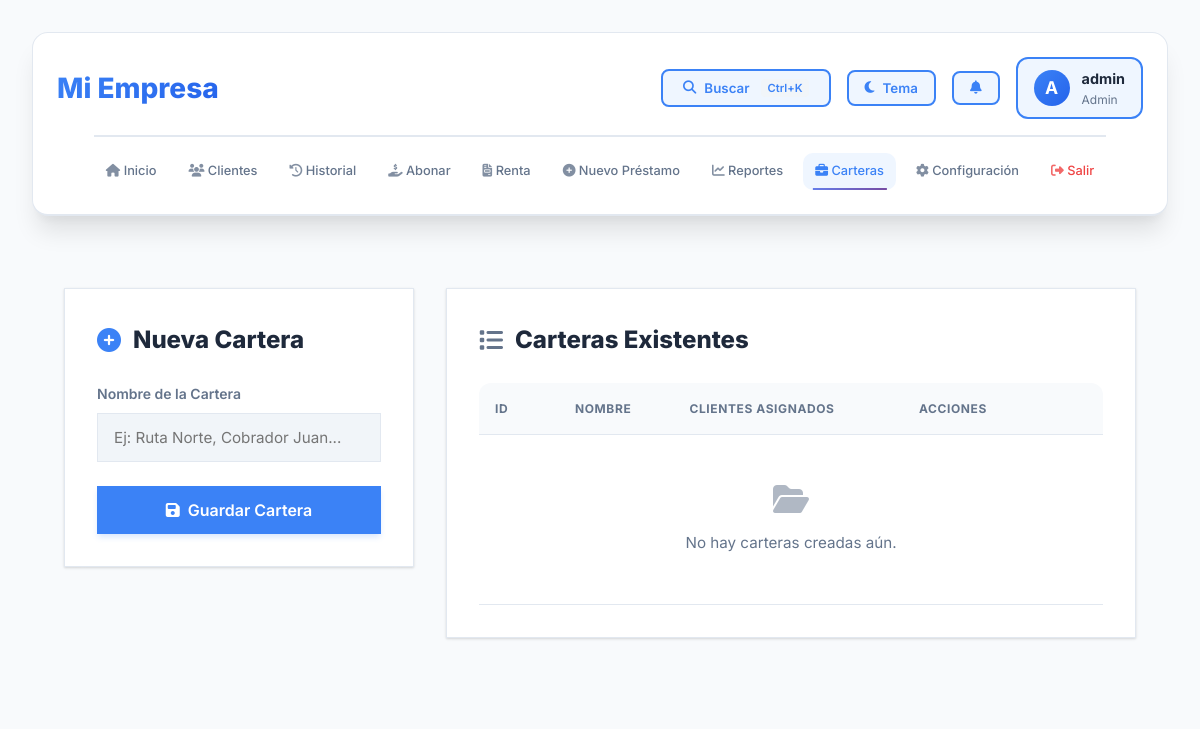
The page /portfolios.php (signed in) on the database as committed earlier.
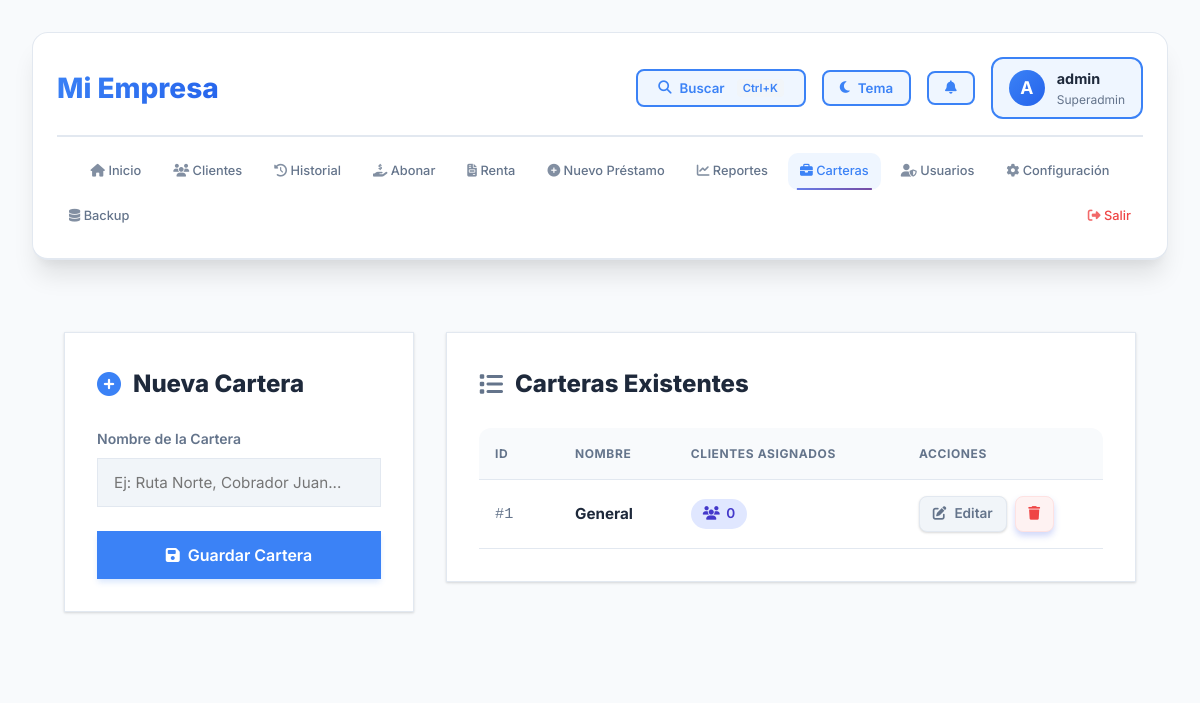
The same page on the database as committed later.
### tables this page shows
CREATE TABLE IF NOT EXISTS portfolios (
    id INT AUTO_INCREMENT PRIMARY KEY,
    name VARCHAR(255) UNIQUE NOT NULL,
    created_at TIMESTAMP DEFAULT CURRENT_TIMESTAMP
);

### portfolios.php (the view, shortened to what this page needs)
<?php
require 'db.php';
$stmt_settings = $pdo->query("SELECT * FROM settings WHERE id = 1");
$settings = $stmt_settings->fetch();
$company_name = $settings['company_name'] ?? 'Sistema de Préstamos';
$user_role = $_SESSION['role'] ?? 'admin';
$edit_portfolio = null;
$portfolios = $pdo->query("
    SELECT p.*, COUNT(c.id) as client_count
    FROM portfolios p
    LEFT JOIN clients c ON p.id = c.portfolio_id
    GROUP BY p.id
    ORDER BY p.name ASC
")->fetchAll();
require 'components/enhanced_header.php';
?>
<div class="container">
    <div class="main-grid">
        <div class="card">
            <h2>
                <i class="fas fa-<?= $edit_portfolio ? 'edit' : 'plus-circle' ?>"
                    style="color: var(--primary-color);"></i>
                <?= $edit_portfolio ? 'Editar Cartera' : 'Nueva Cartera' ?>
            </h2>
            <form method="POST">
                <div class="form-group">
                    <label>Nombre de la Cartera</label>
                    <input type="text" name="name" class="form-control" required
                        value="<?= $edit_portfolio ? htmlspecialchars($edit_portfolio['name']) : '' ?>"
                        placeholder="Ej: Ruta Norte, Cobrador Juan...">
                </div>
                <div style="display: flex; flex-direction: column; gap: 1rem;">
                    <button type="submit" class="btn btn-primary btn-block">
                        <i class="fas fa-save"></i>
                        <?= $edit_portfolio ? 'Actualizar' : 'Guardar' ?> Cartera
                    </button>
                </div>
            </form>
        </div>
        <div class="card">
            <h2><i class="fas fa-list" style="color: var(--text-secondary);"></i> Carteras Existentes</h2>
            <div class="table-container">
                <table class="modern-table">
                    <thead>
                        <tr>
                            <th style="width: 80px;">ID</th>
                            <th>Nombre</th>
                            <th>Clientes Asignados</th>
                            <th style="width: 200px;">Acciones</th>
                        </tr>
                    </thead>
                    <tbody>
                        <?php foreach ($portfolios as $portfolio): ?>
                            <tr>
                                <td><span
                                        style="font-family: monospace; color: var(--text-secondary);">#<?= $portfolio['id'] ?></span>
                                </td>
                                <td><strong><?= htmlspecialchars($portfolio['name']) ?></strong></td>
                                <td>
                                    <span class="badge-clients">
                                        <i class="fas fa-users"></i> <?= $portfolio['client_count'] ?>
                                    </span>
                                </td>
                                <td>
                                    <div class="action-buttons">
                                        <a href="portfolios.php?edit=<?= $portfolio['id'] ?>"
                                            class="btn btn-secondary btn-sm">
                                            <i class="fas fa-edit"></i> Editar
                                        </a>
                                        <?php if ($portfolio['client_count'] == 0): ?>
                                            <a href="portfolios.php?delete=<?= $portfolio['id'] ?>"
                                                class="btn btn-danger btn-sm"
                                                onclick="return confirm('¿Seguro que deseas eliminar esta cartera?')">
                                                <i class="fas fa-trash"></i>
                                            </a>
                                        <?php endif; ?>
                                    </div>
                                </td>
                            </tr>
                        <?php endforeach; ?>
                        <?php if (empty($portfolios)): ?>
                            <tr>
                                <td colspan="4" style="text-align: center; padding: 3rem; color: #64748b;">
                                    <i class="fas fa-folder-open"
                                        style="font-size: 2rem; margin-bottom: 1rem; opacity: 0.5;"></i>
                                    <p>No hay carteras creadas aún.</p>
                                </td>
                            </tr>
                        <?php endif; ?>
                    </tbody>
                </table>
            </div>
        </div>
    </div>
</div>
</body>
</html>

### components/enhanced_header.php (shortened to what this page needs)
<?php
$current_page = basename($_SERVER['PHP_SELF'], '.php');
$company_name = $company_name ?? 'Sistema de Préstamos';
$user_role = $user_role ?? ($_SESSION['role'] ?? 'guest');
?>
<!DOCTYPE html>
<html lang="es">
<head>
    <link rel="stylesheet" href="style.css?v=3.0">
    <link rel="stylesheet" href="assets/css/themes.css?v=1.0">
    <link rel="stylesheet" href="https://cdnjs.cloudflare.com/ajax/libs/font-awesome/6.4.0/css/all.min.css">
</head>
<body>
    <header style="flex-direction: column; gap: 1rem; padding: 1.5rem;">
        <div
            style="display: flex; justify-content: space-between; align-items: center; width: 100%; flex-wrap: wrap; gap: 1rem;">
            <div style="display: flex; align-items: center; gap: 1rem;">
                <h1
                    style="margin: 0; font-size: 1.75rem; background: linear-gradient(135deg, var(--accent-primary), var(--accent-secondary)); -webkit-background-clip: text; -webkit-text-fill-color: transparent;">
                    <?= htmlspecialchars($company_name) ?>
                </h1>
            </div>
            <div style="display: flex; align-items: center; gap: 1rem; flex-wrap: wrap;">
                <button id="global-search-btn" class="search-btn" title="Búsqueda rápida">
                    <i class="fas fa-search"></i>
                    <span>Buscar</span>
                    <kbd>Ctrl+K</kbd>
                </button>
                <button id="theme-toggle" class="theme-toggle-btn" title="Cambiar tema claro/oscuro">
                    <i id="theme-toggle-icon" class="fas fa-moon"></i>
                    <span>Tema</span>
                </button>
                <button onclick="toggleNotifications()" class="theme-toggle-btn notification-bell"
                    style="position: relative;" title="Notificaciones">
                    <i class="fas fa-bell"></i>
                </button>
                <div
                    style="display: flex; align-items: center; gap: 0.75rem; padding: 0.5rem 1rem; background: var(--accent-lighter); border-radius: 12px; border: 2px solid var(--accent-primary);">
                    <div
                        style="width: 36px; height: 36px; border-radius: 50%; background: linear-gradient(135deg, var(--accent-primary), var(--accent-secondary)); display: flex; align-items: center; justify-content: center; color: white; font-weight: bold; font-size: 1.1rem;">
                        <?= strtoupper(substr($_SESSION['username'] ?? 'U', 0, 1)) ?>
                    </div>
                    <div>
                        <p style="margin: 0; font-weight: 700; color: var(--text-primary); font-size: 0.9rem;">
                            <?= htmlspecialchars($_SESSION['username'] ?? 'Usuario') ?>
                        </p>
                        <p
                            style="margin: 0; font-size: 0.75rem; color: var(--text-secondary); text-transform: capitalize;">
                            <?= htmlspecialchars($user_role) ?>
                        </p>
                    </div>
                </div>
            </div>
        </div>
        <nav
            style="display: flex; justify-content: center; flex-wrap: wrap; gap: 0.5rem; padding-top: 1rem; border-top: 2px solid var(--border-color);">
            <?php if ($user_role !== 'cobrador'): ?>
                <a href="index.php" class="<?= $current_page === 'index' ? 'active' : '' ?>">
                    <i class="fas fa-home"></i> Inicio
                </a>
            <?php endif; ?>
            <?php if ($user_role !== 'cobrador'): ?>
                <a href="clients.php" class="<?= $current_page === 'clients' ? 'active' : '' ?>">
                    <i class="fas fa-users"></i> Clientes
                </a>
                <a href="search_history.php" class="<?= $current_page === 'search_history' ? 'active' : '' ?>">
                    <i class="fas fa-history"></i> Historial
                </a>
            <?php endif; ?>
            <a href="active_loans.php" class="<?= $current_page === 'active_loans' ? 'active' : '' ?>">
                <i class="fas fa-hand-holding-usd"></i> Abonar
            </a>
            <a href="rent_receipts.php" class="<?= $current_page === 'rent_receipts' || $current_page === 'create_rent_receipt' || $current_page === 'view_rent_receipt' ? 'active' : '' ?>">
                <i class="fas fa-file-invoice"></i> Renta
            </a>
            <?php if ($user_role !== 'cobrador'): ?>
                <a href="create_loan.php" class="<?= $current_page === 'create_loan' ? 'active' : '' ?>">
                    <i class="fas fa-plus-circle"></i> Nuevo Préstamo
                </a>
                <a href="reports.php" class="<?= $current_page === 'reports' ? 'active' : '' ?>">
                    <i class="fas fa-chart-line"></i> Reportes
                </a>
                <a href="portfolios.php" class="<?= $current_page === 'portfolios' ? 'active' : '' ?>">
                    <i class="fas fa-briefcase"></i> Carteras
                </a>
            <?php endif; ?>
            <?php if (isset($_SESSION['role']) && $_SESSION['role'] === 'superadmin'): ?>
                <a href="users.php" class="<?= $current_page === 'users' ? 'active' : '' ?>">
                    <i class="fas fa-user-shield"></i> Usuarios
                </a>
            <?php endif; ?>
            <?php if ($user_role !== 'cobrador'): ?>
                <a href="settings.php" class="<?= $current_page === 'settings' ? 'active' : '' ?>">
                    <i class="fas fa-cog"></i> Configuración
                </a>
                <?php if (isset($_SESSION['role']) && $_SESSION['role'] === 'superadmin'): ?>
                    <a href="backup.php" class="<?= $current_page === 'backup' ? 'active' : '' ?>">
                        <i class="fas fa-database"></i> Backup
                    </a>
                <?php endif; ?>
            <?php endif; ?>
            <a href="logout.php" style="color: #ef4444; margin-left: auto;">
                <i class="fas fa-sign-out-alt"></i> Salir
            </a>
        </nav>
    </header>
</body>
</html>

### assets/css/themes.css (style rules this page uses)
:root { --bg-primary: #ffffff; --bg-secondary: #f8fafc; --bg-tertiary: #f1f5f9; --text-primary: #1e293b; --text-secondary: #64748b; --text-tertiary: #94a3b8; --border-color: #e2e8f0; --shadow: rgba(0, 0, 0, 0.1); --accent-primary: #3b82f6; --accent-secondary: #2563eb; --accent-light: #dbeafe; --accent-lighter: #eff6ff; --primary-surface: var(--bg-primary); --secondary-surface: var(--bg-secondary); --primary-color: var(--accent-primary); --primary-dark: var(--accent-secondary); --danger-color: #ef4444; --success-color: #10b981; --warning-color: #f59e0b; --info-color: #8b5cf6; }
[data-color="blue"] { --accent-primary: #3b82f6; --accent-secondary: #2563eb; --accent-light: #dbeafe; --accent-lighter: #eff6ff; }
body { background: var(--bg-secondary); color: var(--text-primary); transition: background-color 0.3s ease, color 0.3s ease; }
.card { background: var(--bg-primary); color: var(--text-primary); border-color: var(--border-color); }
.container { background: var(--bg-secondary); }
.modern-table { width: 100%; border-collapse: collapse; }
.modern-table th { background: var(--bg-tertiary); color: var(--text-primary); border-bottom: 1px solid var(--border-color); }
.modern-table td { color: var(--text-primary); border-bottom: 1px solid var(--border-color); }
header { background: var(--bg-primary) !important; border-bottom: 2px solid var(--border-color); }
header nav a { color: var(--text-secondary); font-weight: 500; }
header nav a:hover, header nav a.active { color: var(--accent-primary) !important; background: var(--accent-lighter) !important; }
header nav a i { opacity: 0.8; }
header nav a:hover i, header nav a.active i { opacity: 1; }
.theme-toggle-btn { background: var(--accent-lighter); border: 2px solid var(--accent-primary); color: var(--accent-primary); padding: 0.5rem 1rem; border-radius: 8px; cursor: pointer; font-weight: 600; transition: all 0.3s ease; display: flex; align-items: center; gap: 0.5rem; }
.search-btn { background: var(--accent-lighter); border: 2px solid var(--accent-primary); color: var(--accent-primary); padding: 0.5rem 1.25rem; border-radius: 8px; cursor: pointer; font-weight: 600; transition: all 0.3s ease; display: flex; align-items: center; gap: 0.5rem; }
.search-btn kbd { background: var(--bg-tertiary); padding: 0.125rem 0.375rem; border-radius: 4px; font-size: 0.7rem; margin-left: 0.25rem; }
* { transition: background-color 0.3s ease, color 0.3s ease, border-color 0.3s ease; }

Rows that differ between the two databases and show on the page:
added portfolios: id "1", name "General", client_count "0"
Other text that changed with them:
$user_role: "Admin" → "Superadmin"
text no longer shown: "No hay carteras creadas aún."
text now shown: "Usuarios Backup"
